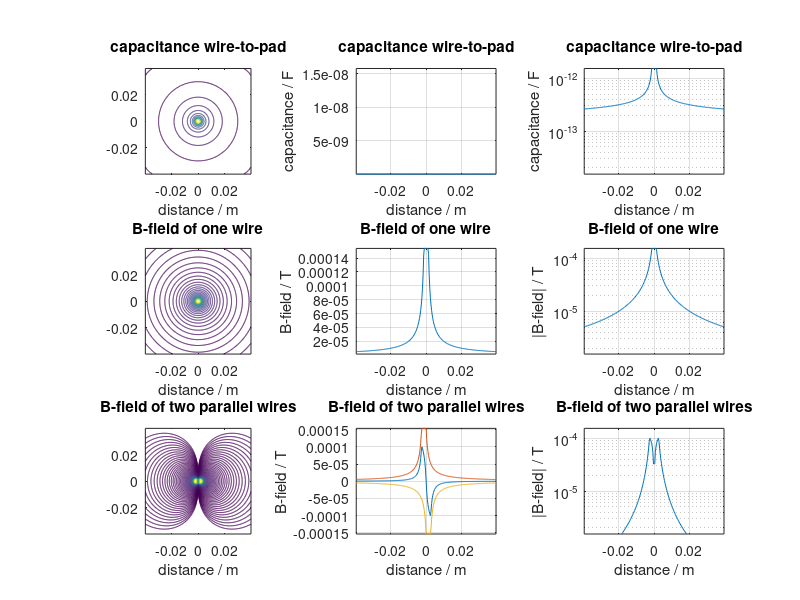

This chart was generated by the following MATLAB code:
%% Calculate the E- and B-fields of a mains cable
% Voltage set to 230V
% Current normalised to 1A
% (c) hhrt@zhaw.ch 06.02.2020
clc; clear; close all;
format compact; format short eng;

%% Geometry             % All dimensions in m or m2
A_wire = 1.5e-6;        % Conductor cross-section in m2
d_wires = 2.6e-3;       % Outer diameter of isolated conductor = distance of wire centers
A_Pad = 0.000725773;    % Area size of one Pad (725.773 mm^2)
d_pad = sqrt(2*A_Pad);  % Length of pad which picks up the electric field of the wire
                        % 2*Area size of Pad because there are 2 Areas on
                        % each side of the PCB
%% Pre-calculation
r_wire = sqrt(A_wire/pi);        % Radius of the wire
N = 115; inc = r_wire/2;         % Grid dimension and grid spacing in mm
[X,Y] = meshgrid(inc*(-N:1:N), inc*(-N:1:N));

scrsz   = get(0,'ScreenSize');
figure('name', 'Capacity to earth and H-field of one wire and of two wires', 'Position',[10,10,scrsz(3)-20,scrsz(4)-100])

%% Calculate capacity of pad to wire
%  Approach: Calculate capacity with formula for parallel wires
%  As with capacitors in series the smaller value is dominant, the
%  length of the pad and the radius of the wire are taken for calculation.
%  The capacitance value is thus a bit underestimated.
distance = sqrt(X.^2+Y.^2);
C = 8.85e-12*pi*d_pad ./ log(distance/r_wire);
Cmax = 8.85e-12*pi*d_pad / log(2);  % Limit when wire and pad touch
C(1+N-2:1+N+2,1+N-2:1+N+2) = Cmax;
subplot(331);
v = Cmax*logspace(-3,0);
contour(X,Y,C,v); axis equal;
title('capacitance wire-to-pad');
xlabel('distance / m');
subplot(332);
plot(X(1+N,:), C(1+N,:));
title('capacitance wire-to-pad');
grid; ylabel('capacitance / F'); xlabel('distance / m');
axis([-N*inc, N*inc, Cmax/100, Cmax]);
subplot(333);
semilogy(X(1+N,:), abs(C(1+N,:)));
title('capacitance wire-to-pad');
grid; ylabel('capacitance / F'); xlabel('distance / m');
axis([-N*inc, N*inc, Cmax/100, Cmax]);

%% Calculate B-field of one wire
u = 1.257e-6;
R = sqrt(X.*X + Y.*Y);
B = u./(2*pi*R);
Bmax = u./(2*pi*d_wires/2);    % Limit when wire touched
B = min(B, Bmax);        % B-field would decrease in the the wire
subplot(334);
v = Bmax*logspace(-3,0);
contour(X,Y,B,v); axis equal;
title('B-field of one wire');
xlabel('distance / m');
subplot(335);
plot(X(1+N,:), B(1+N,:));
title('B-field of one wire');
grid; ylabel('B-field / T'); xlabel('distance / m');
axis([-N*inc, N*inc, Bmax/100, Bmax]);
subplot(336);
semilogy(X(1+N,:), abs(B(1+N,:)));
title('B-field of one wire');
grid; ylabel('|B-field| / T'); xlabel('distance / m');
axis([-N*inc, N*inc, Bmax/100, Bmax]);

%% Calculate resulting B-field of two parallel wires in same cable
R1 = sqrt((X+d_wires/2).*(X+d_wires/2) + Y.*Y);
B1 = u./(2*pi*R1);
B1 = min(B1, Bmax);         % B-field would decrease in the the wire
R2 = sqrt((X-d_wires/2).*(X-d_wires/2) + Y.*Y);
B2 = -u./(2*pi*R2);    % Current in oposite direction
B2 = max(B2, -Bmax);        % B-field would be 0 in the center of the wire
B12 = B1 + B2;
subplot(337);
v = Bmax*logspace(-3,0);
contour(X,Y,abs(B12),v); axis equal;
title('B-field of two parallel wires');
xlabel('distance / m');
subplot(338);
plot(X(1+N,:), B12(1+N,:), X(1+N,:), B1(1+N,:), X(1+N,:), B2(1+N,:));
title('B-field of two parallel wires');
grid; ylabel('B-field / T'); xlabel('distance / m');
axis([-N*inc, N*inc, -Bmax, Bmax]);
subplot(339);
semilogy(X(1+N,:), abs(B12(1+N,:)));
title('B-field of two parallel wires');
grid; ylabel('|B-field| / T'); xlabel('distance / m');
axis([-N*inc, N*inc, Bmax/100, Bmax]);
